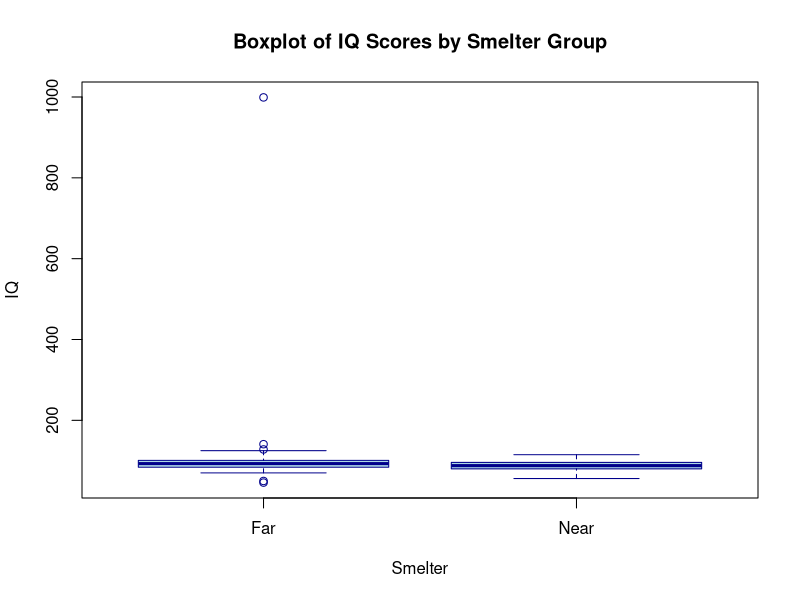

Source code (R):
## ---- chunk 1
knitr::opts_chunk$set(echo = FALSE)
## ---- chunk 2
rawdat <- read.csv("../DataRaw/lead-iq-01.csv")

boxplot(IQ ~ Smelter,
        data=rawdat,
        main = "Boxplot of IQ Scores by Smelter Group", 
        xlab = "Smelter", 
        ylab = "IQ", 
        col = "lightblue", 
        border = "darkblue")

far_mean <- mean(rawdat$IQ[rawdat$Smelter == "Far"])
near_mean <- mean(rawdat$IQ[rawdat$Smelter == "Near"])

summary_stats <- data.frame(
  Statistic = c("Mean (far)", "Mean (near)"),
  Value = c(far_mean, near_mean)
)

# Display the table using knitr's kable
knitr::kable(summary_stats, col.names = c("Statistic", "Value"))
